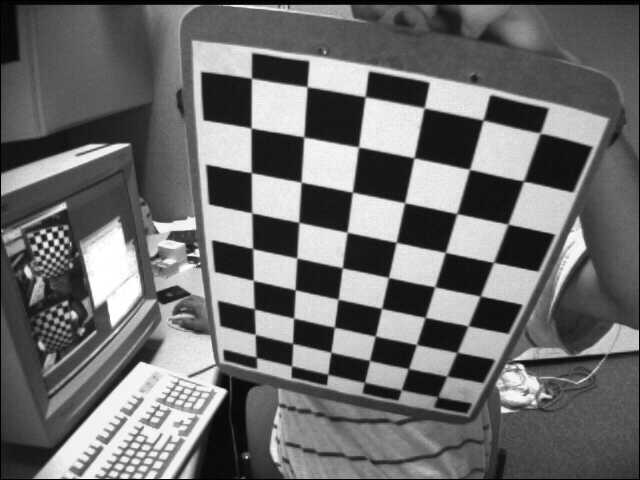
#> input picture left/left02.jpg, 640 x 480 px
$ python camera_calibrate.py
#> lines starting #> are read from the running program, lines starting #| are printed output that depends on the picture; long printed decimals are rounded
import numpy as np
import cv2
import glob
import argparse


class StereoCalibration(object):
    def __init__(self, filepath):
        # termination criteria
        self.criteria = (cv2.TERM_CRITERIA_EPS +
                         cv2.TERM_CRITERIA_MAX_ITER, 30, 0.001)
        self.criteria_cal = (cv2.TERM_CRITERIA_EPS +
                             cv2.TERM_CRITERIA_MAX_ITER, 100, 1e-5)

        # prepare object points, like (0,0,0), (1,0,0), (2,0,0) ....,(6,5,0)
        self.objp = np.zeros((9*6, 3), np.float32)
        self.objp[:, :2] = np.mgrid[0:9, 0:6].T.reshape(-1, 2)

        # Arrays to store object points and image points from all the images.
        self.objpoints = []  # 3d point in real world space
        self.imgpoints_l = []  # 2d points in image plane.
        self.imgpoints_r = []  # 2d points in image plane.

        self.cal_path = filepath
        self.read_images(self.cal_path)

    def read_images(self, cal_path):
#> called with cal_path = '.'
        images_right = glob.glob(cal_path + '/right/*.JPG')
        images_left = glob.glob(cal_path + '/left/*.JPG')
        images_left.sort()
        images_right.sort()
        img_shape = ''
        for i, fname in enumerate(images_right):
            img_l = cv2.imread(images_left[i])
#> img_l is the input picture: shape (480, 640, 3); min 0, max 255, mean 109
            img_r = cv2.imread(images_right[i])
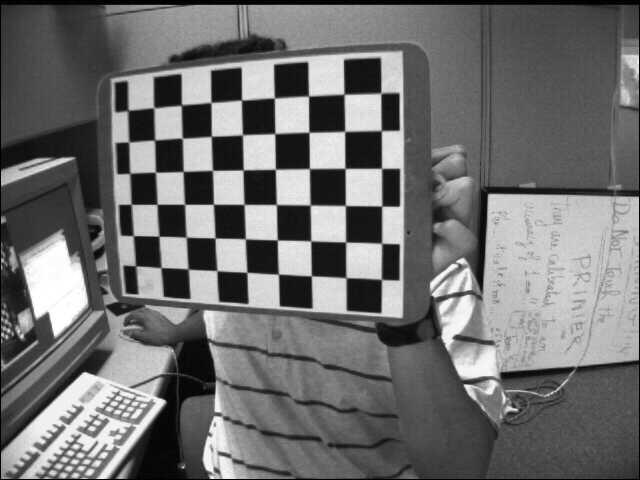
#> input picture right/right01.jpg, 640 x 480 px
#> img_r is the input picture: shape (480, 640, 3); min 0, max 255, mean 111.4

            gray_l = cv2.cvtColor(img_l, cv2.COLOR_BGR2GRAY)
            gray_r = cv2.cvtColor(img_r, cv2.COLOR_BGR2GRAY)

            # Find the chess board corners
            ret_l, corners_l = cv2.findChessboardCorners(gray_l, (9, 6), None)
#> ret_l = True; corners_l = 54 rows, first 8: [256.6, 357.4], [255.3, 334.5], [254.8, 309], [253.3, 280.1], [252.5, 248], [251.8, 212.8], [251.2, 172.5], [251.4, 128.3]
            ret_r, corners_r = cv2.findChessboardCorners(gray_r, (9, 6), None)
#> ret_r = True; corners_r = 54 rows, first 8: [128.5, 110.4], [153.9, 107.6], [181.5, 105], [211.1, 102.6], [241.5, 100], [274.5, 98.17], [308.6, 96.19], [344.1, 94.23]

            # If found, add object points, image points (after refining them)
            self.objpoints.append(self.objp)

            if ret_l is True:
                rt = cv2.cornerSubPix(gray_l, corners_l, (11, 11),
                                      (-1, -1), self.criteria)
#> rt = 54 rows, first 8: [256.4, 362.4], [255.2, 334.4], [254.3, 308.9], [253.3, 280.4], [252.6, 248.6], [251.8, 212.8], [251.3, 172.7], [251.1, 128]
                self.imgpoints_l.append(corners_l)

                # Draw and display the corners
                ret_l = cv2.drawChessboardCorners(img_l, (9, 6),
                                                  corners_l, ret_l)
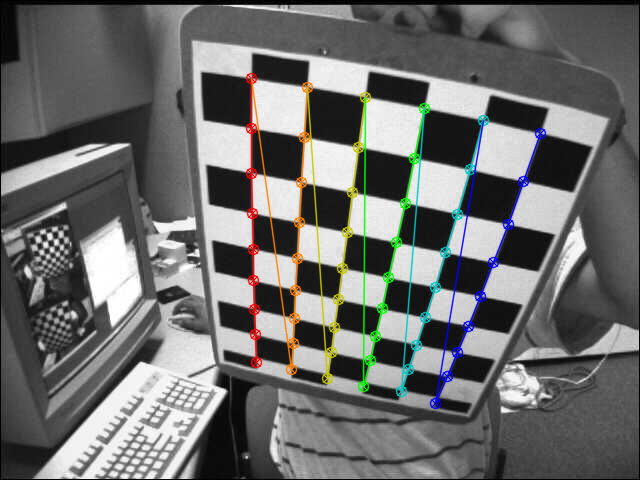
#> ret_l: shape (480, 640, 3); mean B, G, R 108, 109.4, 108.8
                # cv2.imshow(images_left[i], img_l)
                # cv2.waitKey(500)

            if ret_r is True:
                rt = cv2.cornerSubPix(gray_r, corners_r, (11, 11),
                                      (-1, -1), self.criteria)
#> rt = 54 rows, first 8: [127.6, 110.5], [153.8, 107.8], [181.4, 105.1], [211, 102.4], [241.5, 100.1], [274.4, 97.98], [308.5, 96.06], [344, 94.25]
                self.imgpoints_r.append(corners_r)

                # Draw and display the corners
                ret_r = cv2.drawChessboardCorners(img_r, (9, 6),
                                                  corners_r, ret_r)
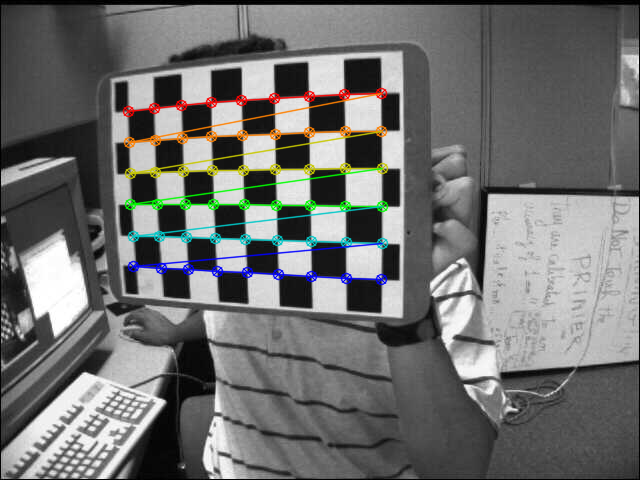
#> ret_r: shape (480, 640, 3); mean B, G, R 110.6, 111.8, 111.3
                # cv2.imshow(images_right[i], img_r)
                # cv2.waitKey(500)
            img_shape = gray_l.shape[::-1]
#> img_shape = (640, 480)

        rt, self.M1, self.d1, self.r1, self.t1 = cv2.calibrateCamera(
                self.objpoints, self.imgpoints_l, img_shape, None, None)
#> rt = 1.09; self.M1 = [[523, 0, 332.5], [0, 525.6, 254.4], [0, 0, 1]]; self.d1 = [[-0.0743, -0.899, 0.0186, -0.00871, 2.25]]; self.r1 = ([0.441, 0.686, -1.33],); self.t1 = ([-2.08, 2.8, 14.12],)
        rt, self.M2, self.d2, self.r2, self.t2 = cv2.calibrateCamera(
                self.objpoints, self.imgpoints_r, img_shape, None, None)
#> rt = 0.373; self.M2 = [[735.4, 0, 283.8], [0, 718.9, 296.2], [0, 0, 1]]; self.d2 = [[-0.0194, -4.37, -0.00897, 0.0218, 16.43]]; self.r2 = ([0.226, 0.413, 0.0186],); self.t2 = ([-4.88, -5.83, 21.71],)

        self.camera_model = self.stereo_calibrate(img_shape)

    def stereo_calibrate(self, dims):
#> called with dims = (640, 480)
        flags = 0
        flags |= cv2.CALIB_FIX_INTRINSIC
        # flags |= cv2.CALIB_FIX_PRINCIPAL_POINT
        flags |= cv2.CALIB_USE_INTRINSIC_GUESS
        flags |= cv2.CALIB_FIX_FOCAL_LENGTH
        # flags |= cv2.CALIB_FIX_ASPECT_RATIO
        flags |= cv2.CALIB_ZERO_TANGENT_DIST
        # flags |= cv2.CALIB_RATIONAL_MODEL
        # flags |= cv2.CALIB_SAME_FOCAL_LENGTH
        # flags |= cv2.CALIB_FIX_K3
        # flags |= cv2.CALIB_FIX_K4
        # flags |= cv2.CALIB_FIX_K5

        stereocalib_criteria = (cv2.TERM_CRITERIA_MAX_ITER +
                                cv2.TERM_CRITERIA_EPS, 100, 1e-5)
        ret, M1, d1, M2, d2, R, T, E, F = cv2.stereoCalibrate(
            self.objpoints, self.imgpoints_l,
            self.imgpoints_r, self.M1, self.d1, self.M2,
            self.d2, dims,
            criteria=stereocalib_criteria, flags=flags)
#> ret = 0.814; M1 = [[523, 0, 332.5], [0, 525.6, 254.4], [0, 0, 1]]; d1 = [[-0.0743, -0.899, 0.0186, -0.00871, 2.25]]; M2 = [[735.4, 0, 283.8], [0, 718.9, 296.2], [0, 0, 1]]; d2 = [[-0.0194, -4.37, -0.00897, 0.0218, 16.43]]; R = [[0.186, -0.925, -0.331], [0.914, 0.287, -0.287], [0.361, -0.25, 0.899]]; T = [2.78, -0.681, 10.48]; E = [[-9.82, -2.83, 2.4], [0.944, -9, -5.97], [2.67, 0.168, -1.02]]; F = [[4.44e-06, 1.27e-06, -0.00237], [-4.36e-07, 4.14e-06, 0.000536], [-0.00202, -0.00164, 1]]

        print('Intrinsic_mtx_1', M1)
#| Intrinsic_mtx_1 [[523.025   0.         332.550 ]
#|  [  0.         525.582 254.369]
#|  [  0.           0.           1.        ]]
        print('dist_1', d1)
#| dist_1 [[-0.07435 -0.8993  0.01859 -0.008707  2.253 ]]
        print('Intrinsic_mtx_2', M2)
#| Intrinsic_mtx_2 [[735.373    0.         283.831]
#|  [  0.         718.932 296.231]
#|  [  0.           0.           1.        ]]
        print('dist_2', d2)
#| dist_2 [[-1.93915175e-02 -4.37049881e+00 -8.97039678e-03  2.18434544e-02
#|    1.64288663e+01]]
        print('R', R)
#| R [[ 0.1858 -0.925 -0.3314]
#|  [ 0.914  0.2865 -0.2871]
#|  [ 0.3605 -0.2496  0.8987]]
        print('T', T)
#| T [[ 2.782]
#|  [-0.6806]
#|  [10.479]]
        print('E', E)
#| E [[-9.823 -2.832  2.397]
#|  [ 0.9442 -8.998 -5.973]
#|  [ 2.669  0.1675  -1.024]]
        print('F', F)
#| F [[ 4.43913102e-06  1.27367153e-06 -2.36672494e-03]
#|  [-4.36438964e-07  4.13909241e-06  5.36364824e-04]
#|  [-2.01777628e-03 -1.64303946e-03  1.00000000e+00]]

        #修正原始图像
        R1 ,R2 ,P1 ,P2 ,Q ,validPixROI1, validPixROI2= cv2.stereoRectify(M1,d1,M2,d2,dims,R,T)
#> R1 = [[0.338, -0.496, 0.8], [0.808, 0.589, 0.0231], [-0.482, 0.639, 0.599]]; R2 = [[0.256, -0.0627, 0.965], [-0.402, 0.901, 0.165], [-0.879, -0.43, 0.205]]; P1 = [[622.3, 0, -4672.4, 0], [0, 622.3, 14.82, 0], [0, 0, 1, 0]]; P2 = [[622.3, 0, -4672.4, 6759.7], [0, 622.3, 14.82, 0], [0, 0, 1, 0]]; Q = [[1, 0, 0, 4672.4], [0, 1, 0, -14.82], [0, 0, 0, 622.3], [0, 0, -0.0921, 0]]; validPixROI1 = (0, 0, 0, 0); validPixROI2 = (0, 0, 0, 0)
        h,w = dims
#> h = 640; w = 480
        newcameramtxL, roiL = cv2.getOptimalNewCameraMatrix(M1, d1, (w, h), 1, (w, h))
#> newcameramtxL = [[507.4, 0, 325.8], [0, 526.4, 275.7], [0, 0, 1]]; roiL = (184, 55, 270, 388)
        newcameramtxR, roiR = cv2.getOptimalNewCameraMatrix(M2, d2, (w, h), 1, (w, h))
#> newcameramtxR = [[692.8, 0, 290.3], [0, 690.9, 296.6], [0, 0, 1]]; roiR = (100, 33, 364, 495)
        mapxL, mapyL = cv2.initUndistortRectifyMap(M1, d1, R1, P1 , (w, h), 5)  # 获取映射方程
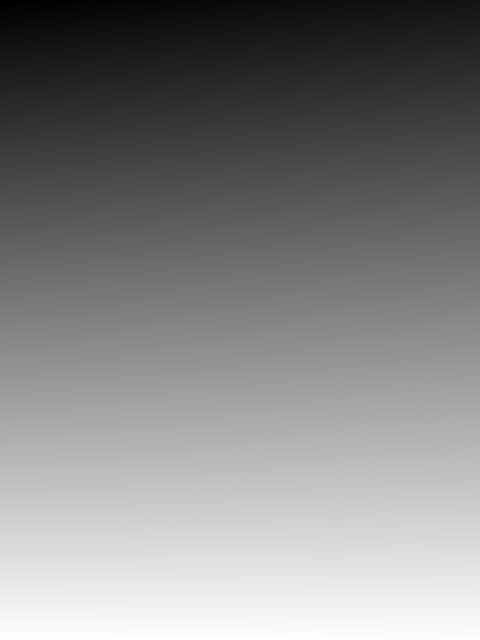
#> mapxL: shape (640, 480) float32; min 481.9, max 542.9, mean 513.5; drawn with min black and max white
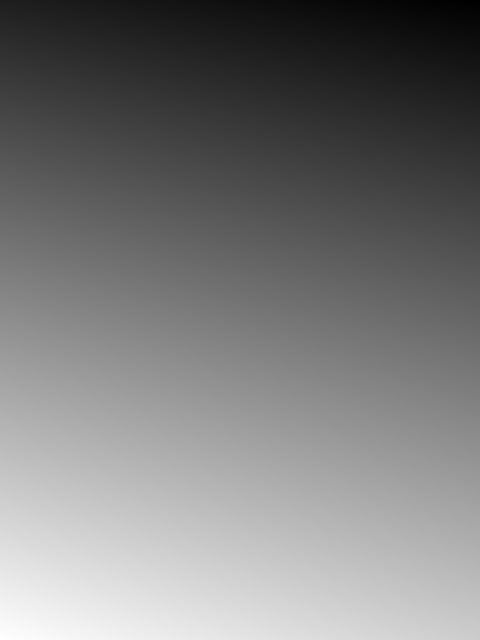
#> mapyL: shape (640, 480) float32; min 20.88, max 72.48, mean 45.6; drawn with min black and max white
        mapxR, mapyR = cv2.initUndistortRectifyMap(M2, d2, R2, P2 , (w, h), 5)  # 获取映射方程
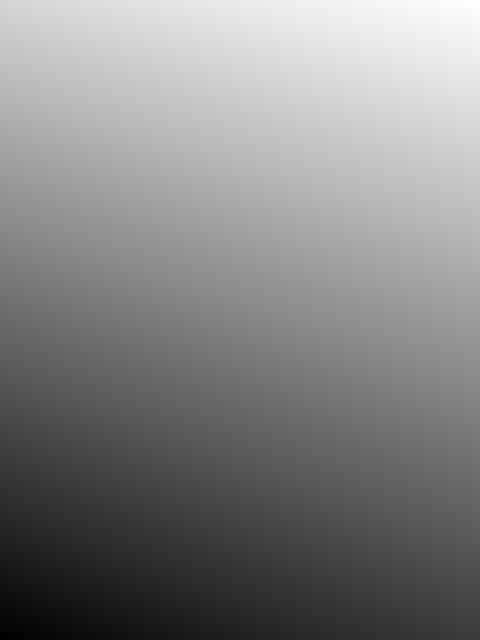
#> mapxR: shape (640, 480) float32; min 346, max 397.1, mean 372.5; drawn with min black and max white
        img_l = cv2.imread('./left/left02.jpg')
        img_r = cv2.imread('./right/right02.jpg')
        cv2.imshow('left1', img_l)
        cv2.imshow('right1', img_r)
        dst_l = cv2.remap(img_l, mapxL, mapyL, cv2.INTER_CUBIC)  # 重映射后，图像变小了
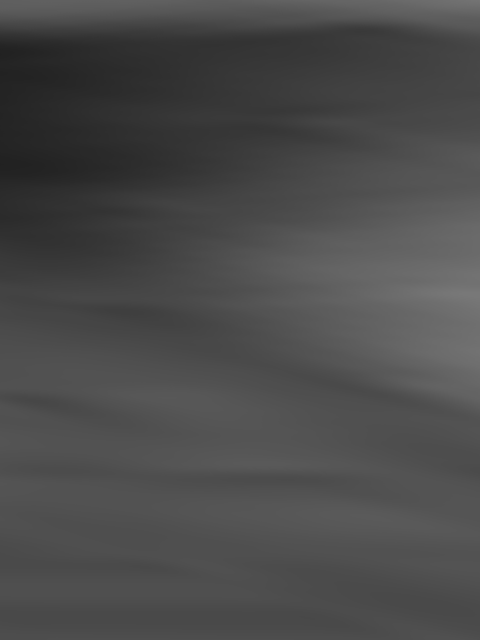
#> dst_l: shape (640, 480, 3); min 33, max 120, mean 74.5
        dst_r = cv2.remap(img_r, mapxR, mapyR, cv2.INTER_CUBIC)  # 重映射后，图像变小了
#> dst_r: shape (640, 480); every value is 0
        cv2.imshow('left', dst_l)
        cv2.waitKey(1000)
        cv2.imshow('right', dst_r)
        cv2.waitKey(1000)
        while cv2.waitKey(500)!='k':
#> (key Esc is pressed here)
#> (key Enter is pressed here)
            continue
        # [6 lines of commented-out code are left out]

        print('')

        camera_model = dict([('M1', M1), ('M2', M2), ('dist1', d1),
                            ('dist2', d2), ('rvecs1', self.r1),
                            ('rvecs2', self.r2), ('R', R), ('T', T),
                            ('E', E), ('F', F)])

        # cv2.destroyAllWindows()
        return camera_model

if __name__ == '__main__':
    # [4 lines of commented-out code are left out]
    filepath = '.'
    # cal_data = StereoCalibration(args.filepath)
    cal_data = StereoCalibration(filepath=filepath)
